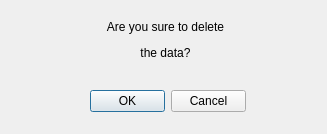
<?xml version="1.0" encoding="UTF-8"?>
<ui version="4.0">
 <class>delete_window</class>
 <widget class="QDialog" name="delete_window">
  <property name="geometry">
   <rect>
    <x>0</x>
    <y>0</y>
    <width>327</width>
    <height>134</height>
   </rect>
  </property>
  <property name="windowTitle">
   <string>Delete</string>
  </property>
  <widget class="QDialogButtonBox" name="button_delete">
   <property name="geometry">
    <rect>
     <x>90</x>
     <y>90</y>
     <width>156</width>
     <height>23</height>
    </rect>
   </property>
   <property name="standardButtons">
    <set>QDialogButtonBox::Cancel|QDialogButtonBox::Ok</set>
   </property>
  </widget>
  <widget class="QLabel" name="label">
   <property name="geometry">
    <rect>
     <x>0</x>
     <y>-10</y>
     <width>331</width>
     <height>101</height>
    </rect>
   </property>
   <property name="styleSheet">
    <string notr="true">font: 16pt &quot;Century Gothic&quot;;</string>
   </property>
   <property name="text">
    <string>&lt;html&gt;&lt;head/&gt;&lt;body&gt;&lt;p&gt;Are you sure to delete&lt;/p&gt;&lt;p&gt;the data?&lt;/p&gt;&lt;/body&gt;&lt;/html&gt;</string>
   </property>
   <property name="alignment">
    <set>Qt::AlignCenter</set>
   </property>
  </widget>
 </widget>
 <resources/>
 <connections/>
</ui>
